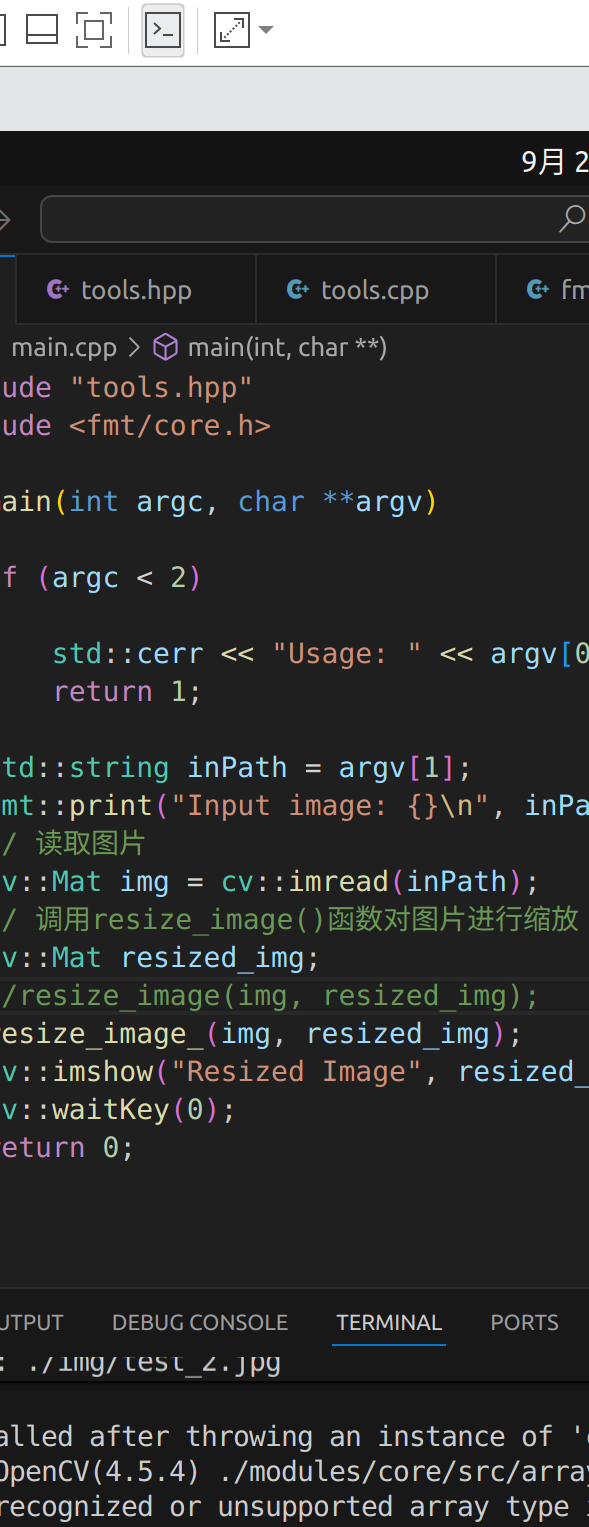
//> input picture lecture2/img/test_4.png, 589 x 1527 px
$ ./main ../img/test_4.png   (built with g++ and OpenCV 4)
//> lines starting //> are read from the running program, lines starting //| are printed output that depends on the picture
//> (in main, `fmt::print("Input image: {}\n", inPath);` was passed over: fmt is not available in this run)
//> further down, img is the input picture: 1527 rows x 589 cols, CV_8UC3; mean B, G, R 54.8, 55.2, 54.3
### lecture2/homework/tools.hpp
#ifndef TOOLS_HPP
#define TOOLS_HPP

#include <opencv2/opencv.hpp>
#include <iostream>
#include <vector>
#include <cmath>

// 按照一定规则缩放图像
bool resize_image(cv::Mat& input_image, cv::Mat& output_image);
bool resize_image_(cv::Mat& input_image, cv::Mat& output_image);
#endif // TOOLS_HPP

### lecture2/homework/tools.cpp
#include "tools.hpp"
#include <fmt/core.h>


// resize_image()  这个函数是我自己写的
// 输入任意尺寸的图像，将图像等比例放缩为640*640，
// 保证原图放缩后仍在图像中央，缺失的部分填充为黑色
// [27 lines left out: function resize_image, not called in this run]

// 这个函数是在AI的帮助下写的，调用了cv::copyMakeBorder()函数。
bool resize_image_(cv::Mat &input_image, cv::Mat &output_image)
{

    if (input_image.empty())
        return false;

    double scale = 640.0 / std::max(input_image.cols, input_image.rows);
//> scale = 0.419
    fmt::print("放缩比例：{:2f}\n", scale);
//> (this line was passed over: fmt is not available in this run)
    cv::Mat image_buffer;
    cv::resize(input_image, image_buffer, cv::Size(), scale, scale, cv::INTER_AREA);
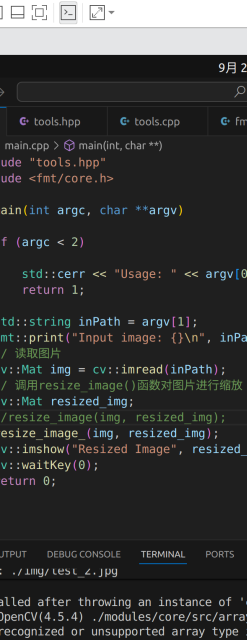
//> image_buffer: 640 rows x 247 cols, CV_8UC3; mean B, G, R 54.8, 55.2, 54.3

    int x_offset = (640 - image_buffer.cols) / 2;
//> x_offset = 196
    int y_offset = (640 - image_buffer.rows) / 2;
//> y_offset = 0
    fmt::print("图像偏移距离：x：{} y：{}\n", x_offset, y_offset);
//> (this line was passed over: fmt is not available in this run)

    cv::copyMakeBorder(image_buffer, output_image, y_offset, y_offset, x_offset, x_offset, cv::BORDER_CONSTANT, cv::Scalar(0, 0, 0));
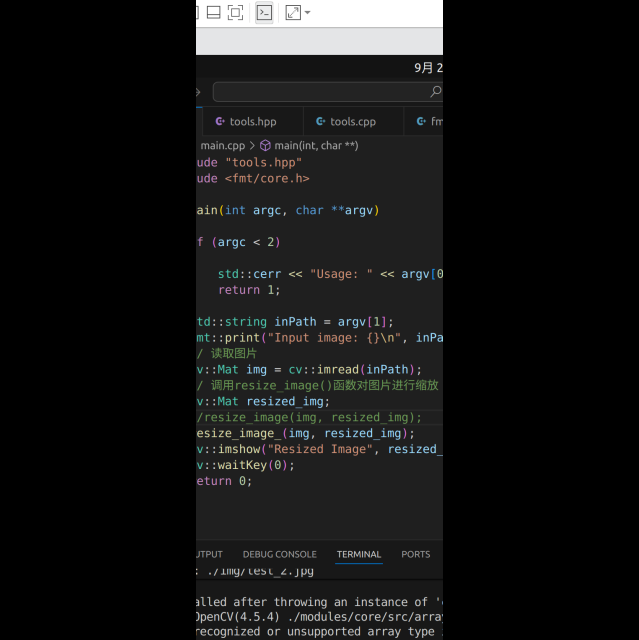
//> output_image: 640 rows x 639 cols, CV_8UC3; mean B, G, R 21.2, 21.3, 21
    return true;
}

### lecture2/homework/main.cpp
#include "tools.hpp"
#include <fmt/core.h>

int main(int argc, char **argv)
{
    if (argc < 2)
    {
        std::cerr << "Usage: " << argv[0] << " <input_image>\n";
        return 1;
    }
    std::string inPath = argv[1];
    fmt::print("Input image: {}\n", inPath);
    // 读取图片
    cv::Mat img = cv::imread(inPath);
    // 调用resize_image()函数对图片进行缩放
    cv::Mat resized_img;
    //resize_image(img, resized_img);
    resize_image_(img, resized_img);
    cv::imshow("Resized Image", resized_img);
    cv::waitKey(0);
    return 0;
}
